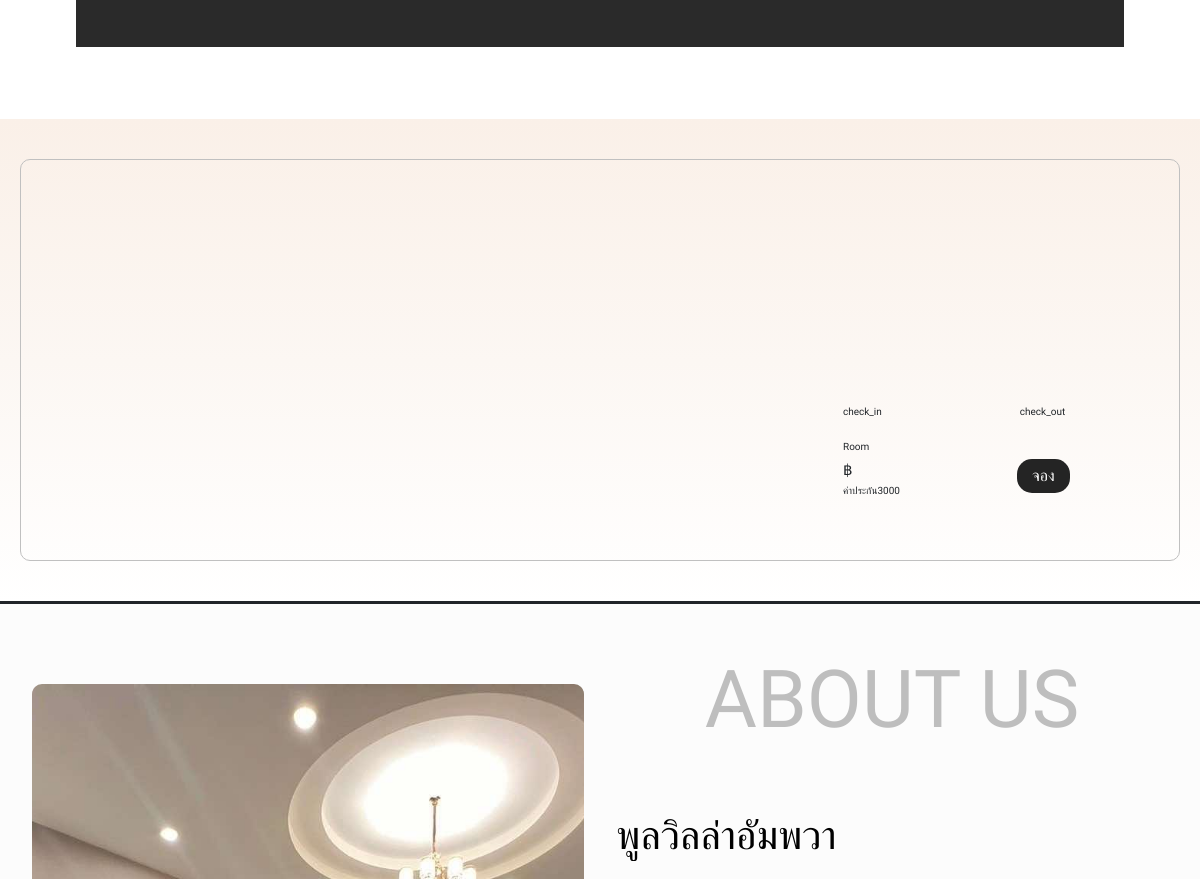
/webPovila/index.php (middle part), run on an earlier commit of the app's database.
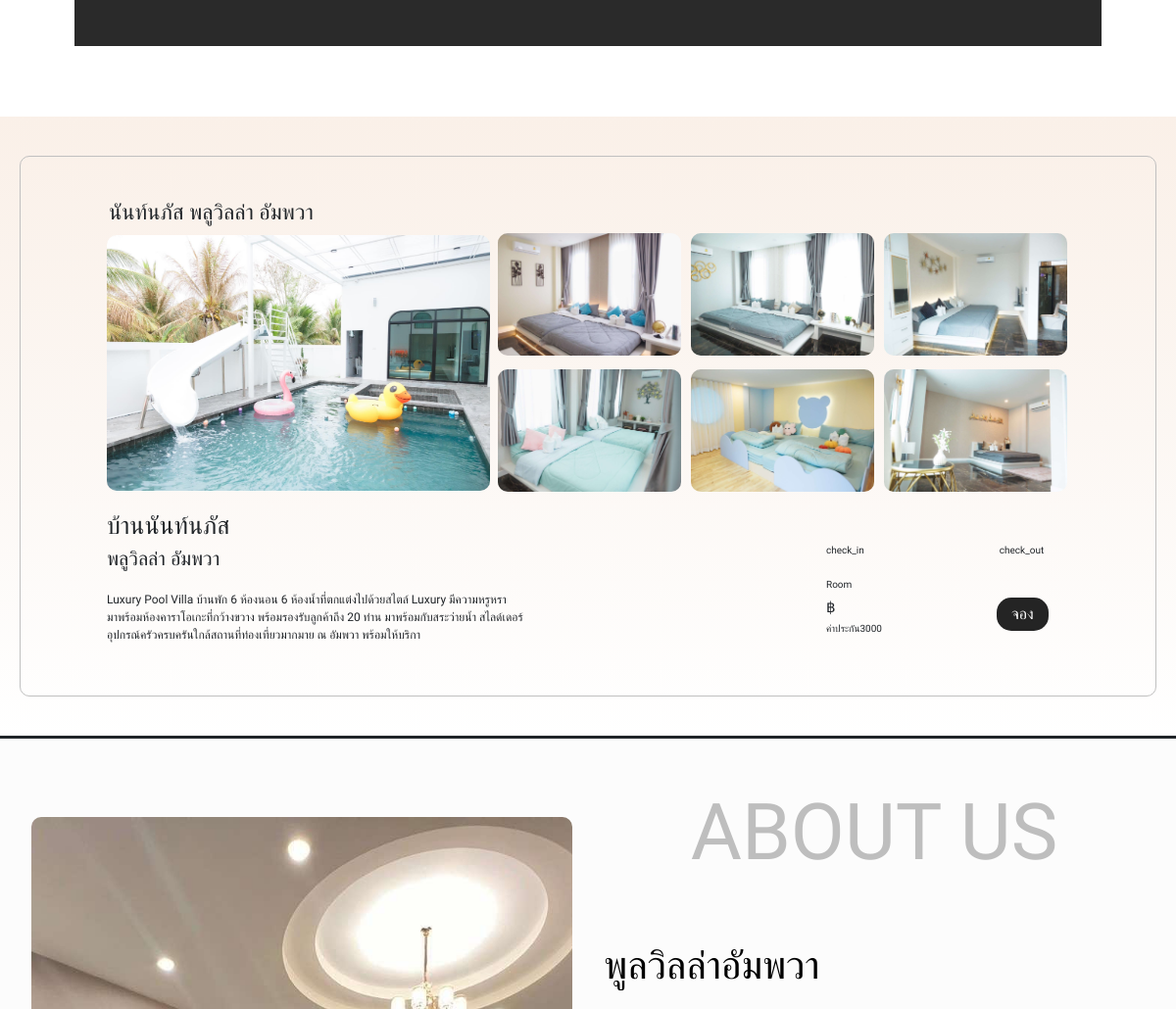
And on a later commit of the database.
### tables this page shows
CREATE TABLE `villa_main` (
  `id` int(11) NOT NULL,
  `content` varchar(255) NOT NULL,
  `image_path` text NOT NULL
);

### webPovila/index.php (shortened to what this page needs)
<?php
$servername = "localhost";
$username = "root";
$password = "";
$dbname = "my_website";
$conn = new mysqli($servername, $username, $password, $dbname);
$sql_main = "SELECT content,image_path FROM villa_main ";
$result_main = $conn->query($sql_main);
if ($result_main->num_rows > 0) {
    $villa_main = [];
    while ($row = $result_main->fetch_assoc()) {
        $villa_main[] = $row;
    }
}
?>
<!DOCTYPE html>
<html lang="en">
<head>
    <link href="https://cdn.jsdelivr.net/npm/bootstrap@5.3.3/dist/css/bootstrap.min.css" rel="stylesheet">
    <link rel="stylesheet" href="css/styles.css">
    <link href="https://unpkg.com/gijgo@1.9.14/css/gijgo.min.css" rel="stylesheet" type="text/css">
    <link rel="stylesheet" href="https://cdnjs.cloudflare.com/ajax/libs/bootstrap-icons/1.8.1/font/bootstrap-icons.min.css">
    <link rel="stylesheet" href="https://cdnjs.cloudflare.com/ajax/libs/jqueryui/1.12.1/jquery-ui.css">
    <link rel="stylesheet" href="https://cdnjs.cloudflare.com/ajax/libs/font-awesome/6.0.0-beta3/css/all.min.css">
    <link href="https://cdn.jsdelivr.net/npm/bootstrap@5.3.3/dist/css/bootstrap.min.css" rel="stylesheet">
    <FontAwesomeIcon icon="fa-brands fa-line" />
    <link rel="stylesheet" href="css/tabel.css">
    <link rel="stylesheet" href="css/searchs.css">
</head>
<body>
    <header class="section__container header__container" style="margin-bottom: 10rem;">
        <div class="header__image__container">
            <div class="booking__container">
            </div>
        </div>
    </header>
    <search class="search">
        <div class="section__container search_container ">
            <div class="search__image__container">
                <div class="frame-content">
                    <p class="top-left-text"><?= $villa_main[3]['content']; ?></p>
                    <p id="status" class="top-left-text1" style="font-size: 20px;"></p>
                    <div class="images_container1">
                        <img class="mainimg" src="<?= $villa_main[0]['image_path']; ?>" ,alt="">
                    </div>
                    <div class="images_container2">
                        <img class="mainimg1" src="<?= $villa_main[1]['image_path']; ?>" , alt="">
                        <img class="mainimg1" src="<?= $villa_main[2]['image_path']; ?>" ,alt="">
                        <img class="mainimg1" src="<?= $villa_main[3]['image_path']; ?>" , alt="">
                        <img class="mainimg1" src="<?= $villa_main[4]['image_path']; ?>" ,alt="">
                        <img class="mainimg1" src="<?= $villa_main[5]['image_path']; ?>" , alt="">
                        <img class="mainimg1" src="<?= $villa_main[6]['image_path']; ?>" , alt="">
                    </div>
                </div>
                <div class="font" style="display: flex; justify-content: center; flex-direction: column;">
                    <p class="title-large" style="font-size: 25px; margin: 0rem 1rem;"><?= $villa_main[0]['content']; ?></p>
                    <p class="title-medium" style="font-size: 20px; margin: 0rem 1rem;"><a></a><?= $villa_main[1]['content']; ?></p>
                    <p class="description" style="font-size: 12px; margin: 0rem 1rem;">
                        <br><?= $villa_main[2]['content']; ?>
                    </p>
                </div>
                <div class="toteo__container">
                    <div class="fontp" style="margin: -8rem;">
                        <div class="fontf" style="display: flex;">
                            <div style="margin: 0 0 1rem 0;">
                                <p>check_in</p>
                            </div>
                            <div>
                                <p>check_out</p>
                            </div>
                        </div>
                        <div>
                            <p>Room</p>
                        </div>
                        <div style="margin: 5px 0 0;">
                            <p class="price" id="price" name="price">฿</p>
                            <p id="security-deposit">ค่าประกัน3000</p>
                        </div>
                        <div class="button" id="bookingButtonContainer">
                            <button id="bookingButton">จอง</button>
                        </div>
                    </div>
                </div>
            </div>
        </div>
    </search>
    <?php include 'searchs.php'; ?>
    <About class="About__container">
        <div class="content__container">
            <div class="image__container">
                <img src="poo/1.jpg" alt="Pool Villa Pattaya">
            </div>
            <div class="text__container">
                <h1 class="about-us-title">ABOUT US</h1>
                <h1 class="villa-title">พูลวิลล่าอัมพวา</h1>
            </div>
        </div>
    </About>
</body>
</html>

What changed in the data, as far as the page shows it:
added villa_main: content "นันท์นภัส พลูวิลล่า อัมพวา", image_path (picture)
added villa_main: image_path (picture), content "บ้านนันท์นภัส"
added villa_main: image_path (picture), content "พลูวิลล่า อัมพวา"
added villa_main: image_path (picture), content "Luxury Pool Villa บ้านพัก 6 ห้องนอน 6 ห้องน้ำที่ตกแต่งไปด้วยสไตล์ Luxury มีความหรูหรา มาพร้อมห้องคาราโอเกะที่กว้างขวาง พร้อมรองรับลูกค้าถึง 20 ท่าน มาพร้อมกับสระว่ายน้ำ สไลด์เดอร์ อุปกรณ์ครัวครบครันใกล้สถานที่ท่องเที่ยวมากมาย ณ อัมพวา พร้อมให้บริกา"
added villa_main: image_path (picture)
added villa_main: image_path (picture)
added villa_main: image_path (picture)
